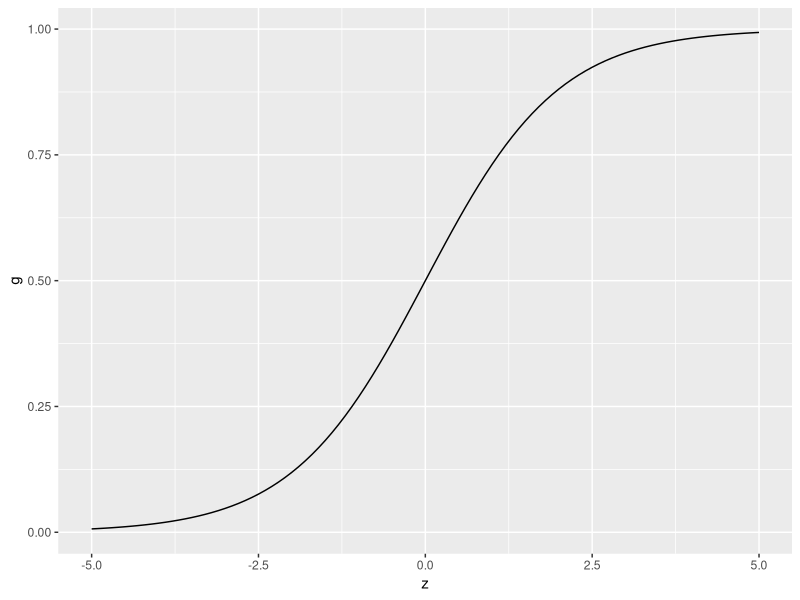

Write R code to recreate this figure.
## ---- chunk 1
library(tibble)
library(ggplot2)
z = seq(-5,5,0.1)
g = 1/(1+exp(-z))
plotdata = as_tibble(cbind(z,g))

(plot1 = ggplot(data = plotdata, aes(x=z,y=g)) +
          geom_line())
